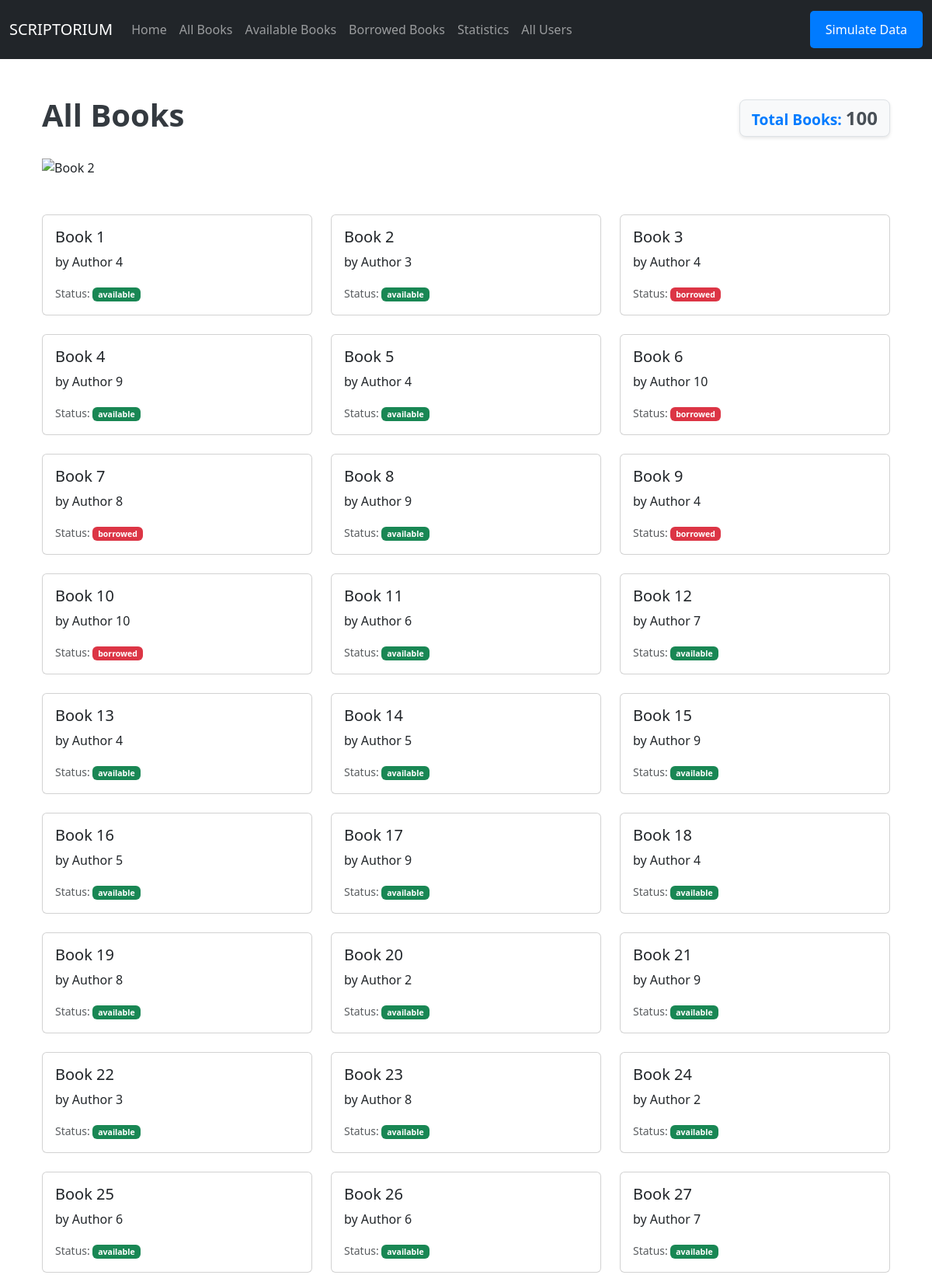
/books (upper part), run on the app's committed database.
### app/models.py (models this page shows)
class Book(db.Model):
    id = db.Column(db.Integer, primary_key=True)
    title = db.Column(db.String(100), nullable=False)
    author = db.Column(db.String(100), nullable=False)
    published_date = db.Column(db.String(10), nullable=False)
    status = db.Column(db.String(10), default="available")
    pages = db.Column(db.Integer, nullable=False)
    goodread_rating = db.Column(db.Float, nullable=False)
    loans = db.relationship('Loan', back_populates='book')

### app/routes.py (the view)
@main.route('/books')
def books():
    books = Book.query.all()
    total_books = len(books)
    return render_template('books.html', books=books, title="All Books", total=total_books)

### app/templates/books.html (shortened to what this page needs)
{% extends 'base.html' %}
{% block content %}
<div class="container mt-5">
    <div class="d-flex justify-content-between align-items-center">
        <h1>{{ title if title else 'All Books' }}</h1>
        <div class="total-section">
            <span class="total-label">Total Books: </span>
            <span class="total-count">{{ total }}</span>
        </div>
    </div>
    <div id="bookCarousel" class="carousel slide mt-4" data-bs-ride="carousel">
        <div class="carousel-inner">
            <div class="carousel-item">
                <img src="{{ url_for('static', filename='img/book2.jpg') }}" class="d-block w-100" alt="Book 2">
            </div>
        </div>
        <a class="carousel-control-prev" href="#bookCarousel" role="button" data-bs-slide="prev">
            <span class="carousel-control-prev-icon" aria-hidden="true"></span>
        </a>
        <a class="carousel-control-next" href="#bookCarousel" role="button" data-bs-slide="next">
            <span class="carousel-control-next-icon" aria-hidden="true"></span>
        </a>
    </div>
    <div class="row row-cols-1 row-cols-md-3 g-4 mt-4">
        {% for book in books %}
        <div class="col">
            <div class="card h-100">
                <div class="card-body">
                    <h5 class="card-title">{{ book.title }}</h5>
                    <p class="card-text">by {{ book.author }}</p>
                    <p class="card-text">
                        <small class="text-muted">
                            Status:
                            <span class="badge {% if book.status == 'available' %}bg-success{% else %}bg-danger{% endif %}">
                                {{ book.status }}
                            </span>
                        </small>
                    </p>
                </div>
            </div>
        </div>
        {% endfor %}
    </div>
</div>
{% endblock %}

### app/static/css/styles.css (style rules this page uses)
h1 { font-size: 2.5rem; color: #343a40; font-weight: bold; }
.total-section { font-size: 1.2rem; font-weight: bold; color: #343a40; background-color: #f8f9fa; border: 1px solid #dee2e6; border-radius: 8px; padding: 5px 15px; box-shadow: 0 2px 4px rgba(0, 0, 0, 0.1); }
.total-label { color: #007bff; }
.total-count { font-size: 1.5rem; color: #495057; }

### data on the page
Book: title "Book 1", author "Author 4", status "available"
Book: title "Book 2", author "Author 3", status "available"
Book: title "Book 3", author "Author 4", status "borrowed"
Book: title "Book 4", author "Author 9", status "available"
Book: title "Book 5", author "Author 4", status "available"
Book: title "Book 6", author "Author 10", status "borrowed"
Book: title "Book 7", author "Author 8", status "borrowed"
Book: title "Book 8", author "Author 9", status "available"
Book: title "Book 9", author "Author 4", status "borrowed"
Book: title "Book 10", author "Author 10", status "borrowed"
Book: title "Book 11", author "Author 6", status "available"
Book: title "Book 12", author "Author 7", status "available"
Book: title "Book 13", author "Author 4", status "available"
Book: title "Book 14", author "Author 5", status "available"
Book: title "Book 15", author "Author 9", status "available"
Book: title "Book 16", author "Author 5", status "available"
Book: title "Book 17", author "Author 9", status "available"
Book: title "Book 18", author "Author 4", status "available"
Book: title "Book 19", author "Author 8", status "available"
Book: title "Book 20", author "Author 2", status "available"
Book: title "Book 21", author "Author 9", status "available"
Book: title "Book 22", author "Author 3", status "available"
Book: title "Book 23", author "Author 8", status "available"
Book: title "Book 24", author "Author 2", status "available"
Book: title "Book 25", author "Author 6", status "available"
Book: title "Book 26", author "Author 6", status "available"
Book: title "Book 27", author "Author 7", status "available"

### other printed values
{{ title if title else 'All Books' }} "All Books"
{{ total }} "100"
